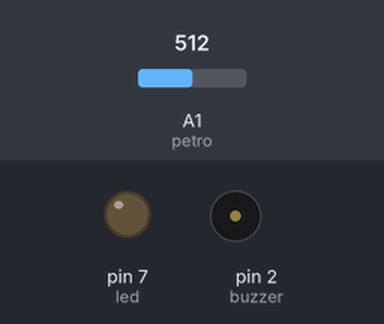
Bench run of a sketch on a simulated Arduino Uno, built with avr-gcc and run on an emulated ATmega328P. On the bench: output pins drawn as LEDs (lit = HIGH), buzzer (waves = sounding). The inputs (shaded band) are chosen by the test bench; at power-on: A1 (petro) = 512.

Above: at 1.2 s.
1.3 s: A1 (petro) set to 316
2.8 s: A1 (petro) set to 287
At 3.4 s:
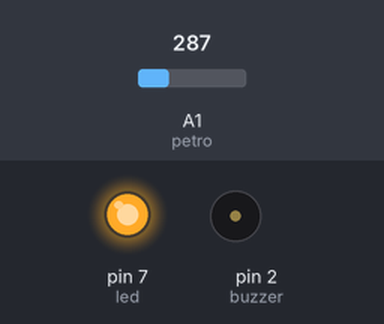
4.3 s: A1 (petro) set to 1010
At 4.6 s:
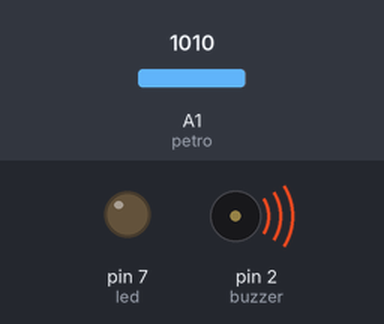
5.8 s: A1 (petro) set to 992
At 6.9 s:
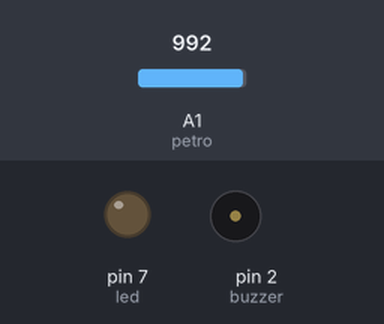
7.3 s: A1 (petro) set to 1023
At 8.0 s:
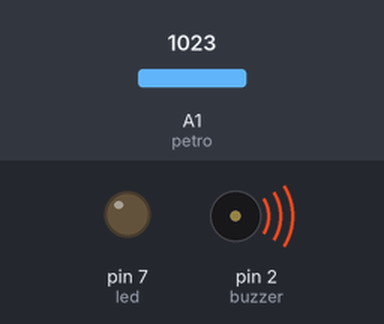
Timing chart, 0 to 9.8 s (numbered marks = the images above; inputs shaded):
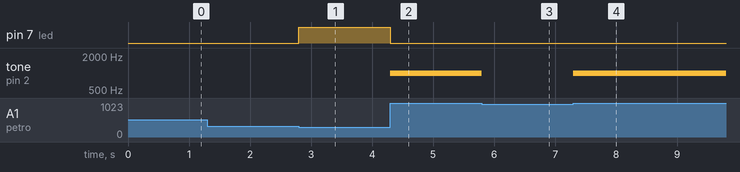

Measured:
- the behaviour switches between 301 and 300 on A1 (petro) (found by bisection; images 0 and 1)
- the behaviour switches between 1000 and 999 on A1 (petro) (found by bisection; images 2 and 3)
- after the input at 1.3 s, every drawn part: stays the same
- after the input at 2.8 s, pin 7 (led): LOW → HIGH at once
- after the input at 4.3 s, pin 7 (led): HIGH → LOW at once; tone on pin 2 (buzzer): silent → 1000 Hz at once
- after the input at 5.8 s, tone on pin 2 (buzzer): 1000 Hz → silent at once
- after the input at 7.3 s, tone on pin 2 (buzzer): silent → 1000 Hz at once

The sketch:

LED_with_Potmeter.ino
```cpp
// LED with Potmeter - Task 5

// Variables
int led = 7;
int buzzer = 2;
int petro = A1;
int petroValue = 0;

void setup(){
  pinMode(led, OUTPUT);
  pinMode(petro, INPUT);
  pinMode(buzzer, OUTPUT);
  //Serial.begin(9600); // For debugging
}

void loop(){
  petroValue = analogRead(petro);
  //Serial.println(petroValue); // For debugging

  if(petroValue > 0 && petroValue <= 300){
    digitalWrite(led, HIGH);
  }
  else{
    digitalWrite(led, LOW);
  }

  if(petroValue >= 1000){
    tone(buzzer, 1000);
  }
  else{
    noTone(buzzer);
  }
}
```
